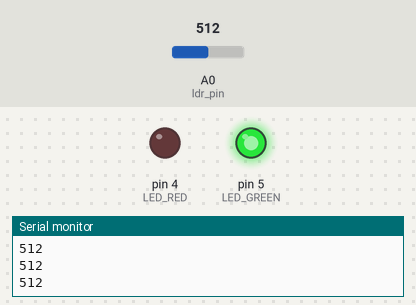
Bench run of a sketch on a simulated Arduino Uno, built with avr-gcc and run on an emulated ATmega328P. Shown: output pins drawn as LEDs (lit = HIGH), the last lines printed to the serial monitor. The test bench sets the inputs (shaded band); at power-on: A0 (ldr_pin) = 512.

Above: at 1.2 s.
1.3 s: A0 (ldr_pin) set to 413
2.8 s: A0 (ldr_pin) set to 385
At 3.4 s:
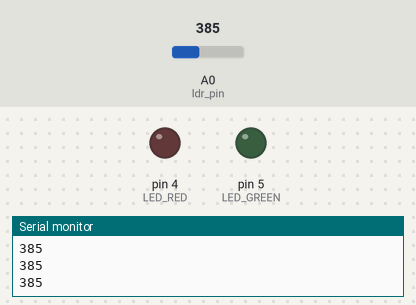
4.3 s: A0 (ldr_pin) set to 710
At 4.7 s:
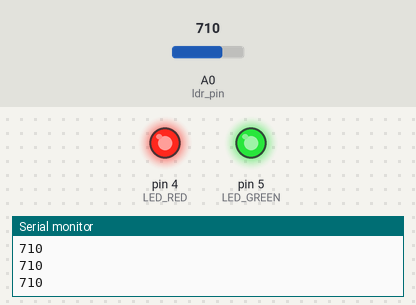
5.8 s: A0 (ldr_pin) set to 685
At 7.0 s:
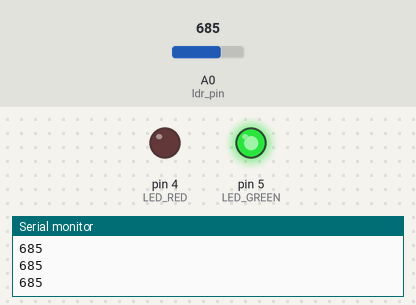
7.3 s: A0 (ldr_pin) set to 716
At 8.5 s:
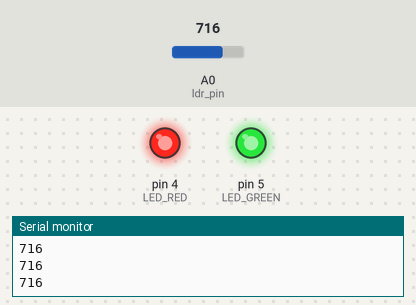
Timing chart, 0 to 9.8 s (numbered marks = the images above; inputs shaded):
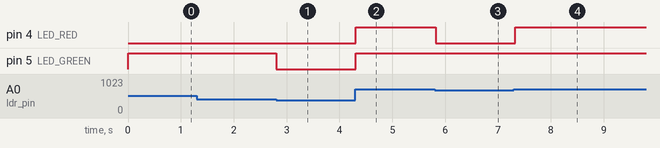

The sketch:

Light_Lab.ino
```cpp
int ldr_pin = A0;
int analogValue = 0;
int LED_RED = 4;
int LED_GREEN = 5;
void setup() {
  Serial.begin(9600);
  pinMode(LED_RED, OUTPUT);
  pinMode(LED_GREEN, OUTPUT);
}
void loop() {
  analogValue = analogRead(ldr_pin);
  Serial.println(analogValue);
  if(analogValue >= 700&&analogValue <= 1000) {
    digitalWrite(LED_GREEN, HIGH);
    digitalWrite(LED_RED, HIGH);
  }
  else if(analogValue >= 401&&analogValue <= 700) {
    digitalWrite(LED_GREEN, HIGH);
    digitalWrite(LED_RED, LOW);
  }
  else {
    digitalWrite(LED_GREEN, LOW);
    digitalWrite(LED_RED, LOW);
  }

 delay(100);


}
```

Measured:
- the behaviour switches between 401 and 400 on A0 (ldr_pin) (found by bisection; images 0 and 1)
- the behaviour switches between 700 and 699 on A0 (ldr_pin) (found by bisection; images 2 and 3)
- after the input at 2.8 s, pin 5 (LED_GREEN): HIGH → LOW at once
- after the input at 4.3 s, pin 4 (LED_RED), pin 5 (LED_GREEN): LOW → HIGH at once
- after the input at 5.8 s, pin 4 (LED_RED): HIGH → LOW at once
- after the input at 7.3 s, pin 4 (LED_RED): LOW → HIGH at once
